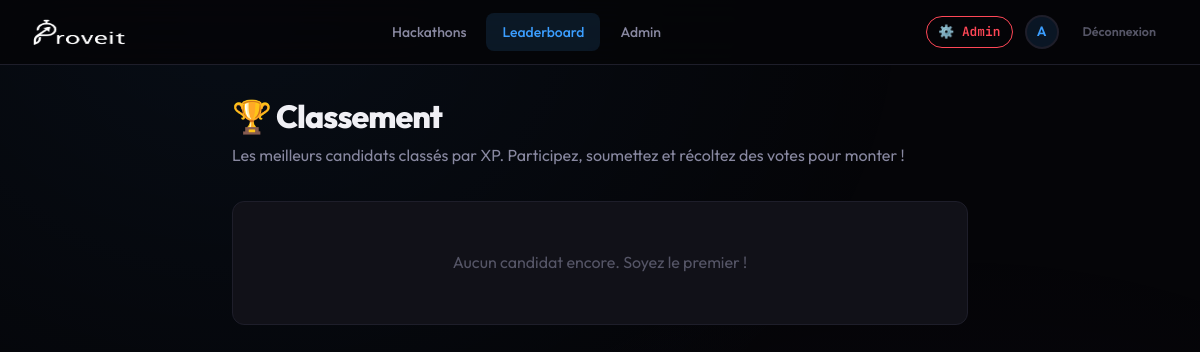
Before: /index.php?controller=User&action=leaderboard (signed in) with the older database file.
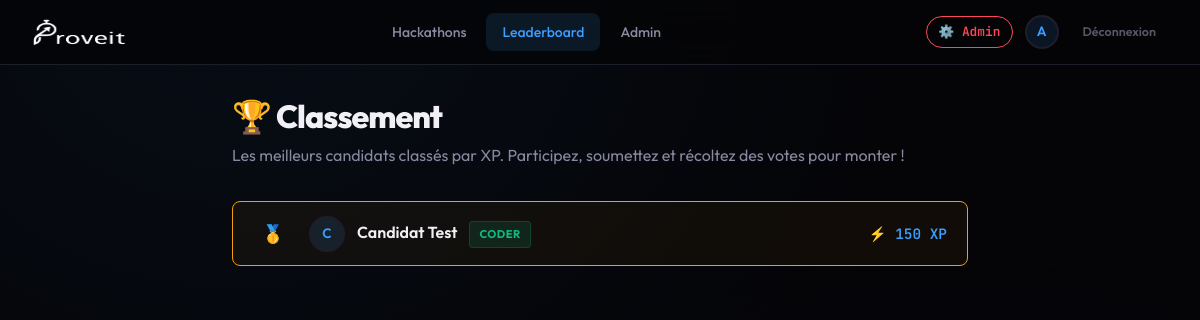
After: the same page with the newer database file.
### tables this page shows
CREATE TABLE `users` (
  `id` int NOT NULL AUTO_INCREMENT,
  `name` varchar(100) NOT NULL,
  `email` varchar(100) NOT NULL,
  `password` varchar(255) NOT NULL,
  `xp` int NOT NULL DEFAULT 0,
  `role` enum('admin','organisateur','candidat') NOT NULL DEFAULT 'candidat',
  `avatar_url` varchar(255) DEFAULT NULL,
  `bio` text DEFAULT NULL,
  `created_at` timestamp DEFAULT CURRENT_TIMESTAMP,
  PRIMARY KEY (`id`),
  UNIQUE KEY `email` (`email`)
);

### app/controllers/UserController.php (called while the page is built, shortened)
<?php
require_once __DIR__ . '/../models/User.php';
class UserController {
    private $userModel;
    public function __construct() {
        $this->userModel = new User();
    }
    public function leaderboard() {
        $leaderboard = $this->userModel->getLeaderboard(50);
        require __DIR__ . '/../views/user/leaderboard.php';
    }
}

### app/models/Database.php (called while the page is built)
<?php
class Database {
    private $conn = null;
    public function connect() {
        if ($this->conn === null) {
            try {
                $this->conn = new PDO(
                    "mysql:host=" . DB_HOST . ";dbname=" . DB_NAME . ";charset=utf8mb4",
                    DB_USER, DB_PASS
                );
                $this->conn->setAttribute(PDO::ATTR_ERRMODE, PDO::ERRMODE_EXCEPTION);
                $this->conn->setAttribute(PDO::ATTR_DEFAULT_FETCH_MODE, PDO::FETCH_ASSOC);
            } catch (PDOException $e) {
                die("Database connection error: " . $e->getMessage());
            }
        }
        return $this->conn;
    }
}

### app/models/User.php (called while the page is built, shortened)
<?php
require_once __DIR__ . '/Database.php';
class User {
    private $conn;
    public function __construct() {
        $this->conn = (new Database())->connect();
    }
    public function getLeaderboard($limit = 50) {
    $limit = (int) $limit;
    $stmt = $this->conn->query(
        "SELECT id, name, email, xp, role, avatar_url
         FROM users
         ORDER BY xp DESC
         LIMIT $limit"
    );
    return $stmt->fetchAll(PDO::FETCH_ASSOC);
}
}

### config/config.php (called while the page is built, shortened)
<?php
function get_rank_from_xp($xp) {
    if ($xp >= 50) return ['rank' => 'Coder', 'color' => '#10b981'];
    return ['rank' => 'Rookie', 'color' => '#6b7280'];
}

### app/views/user/leaderboard.php (the view, shortened to what this page needs)
<!DOCTYPE html>
<html lang="fr">
<head>
    <link rel="stylesheet" href="<?= BASE_URL ?>public/css/app.css">
</head>
<body>
<?php require __DIR__ . '/../partials/nav.php'; ?>
<div class="pi-container pi-container-md">
    <div class="pi-page-header animate-in">
        <h1>🏆 Classement</span></h1>
        <p>Les meilleurs candidats classés par XP. Participez, soumettez et récoltez des votes pour monter !</p>
    </div>
    <?php
    $candidats = array_filter($leaderboard, fn($e) => $e['role'] === 'candidat');
    $pos = 1;
    foreach ($candidats as $entry):
        $topClass = $pos === 1 ? 'top1' : ($pos === 2 ? 'top2' : ($pos === 3 ? 'top3' : ''));
        $entryRank = get_rank_from_xp($entry['xp']);
        $medal = $pos === 1 ? '🥇' : ($pos === 2 ? '🥈' : ($pos === 3 ? '🥉' : ''));
    ?>
    <div class="pi-leaderboard-row <?= $topClass ?> animate-in" style="animation-delay:<?= min($pos * 0.03, 0.5) ?>s;">
        <div class="pi-leaderboard-rank"><?= $medal ?: '#' . $pos ?></div>
        <div class="pi-leaderboard-user">
            <div class="pi-avatar" style="width:36px;height:36px;font-size:0.85rem;overflow:hidden;">
                <?php if (!empty($entry['avatar_url'])): ?>
                    <img src="<?= BASE_URL . htmlspecialchars($entry['avatar_url']) ?>" alt="" style="width:100%;height:100%;object-fit:cover;display:block;">
                <?php else: ?>
                    <?= strtoupper(substr($entry['name'],0,1)) ?>
                <?php endif; ?>
            </div>
            <div>
                <a href="index.php?controller=User&action=profile&id=<?= (int)$entry['id'] ?>" style="color:var(--text-primary);font-weight:600;"><?= htmlspecialchars($entry['name']) ?></a>
                <span class="pi-rank-badge" style="margin-left:0.5rem;background:<?= $entryRank['color'] ?>22;color:<?= $entryRank['color'] ?>;border:1px solid <?= $entryRank['color'] ?>33;"><?= $entryRank['rank'] ?></span>
            </div>
        </div>
        <div class="pi-leaderboard-xp">⚡ <?= number_format($entry['xp']) ?> XP</div>
    </div>
    <?php $pos++; endforeach; ?>
    <?php if (empty($candidats)): ?>
        <div class="pi-card text-center" style="padding:3rem;">
            <p class="text-muted">Aucun candidat encore. Soyez le premier !</p>
        </div>
    <?php endif; ?>
</div>
</body>
</html>

Changed rows visible on the page:
added users: pos "🥇", name "C", name "Candidat Test", xp "CODER", xp "150"
Other visible differences:
text no longer shown: "Aucun candidat encore. Soyez le premier !"
